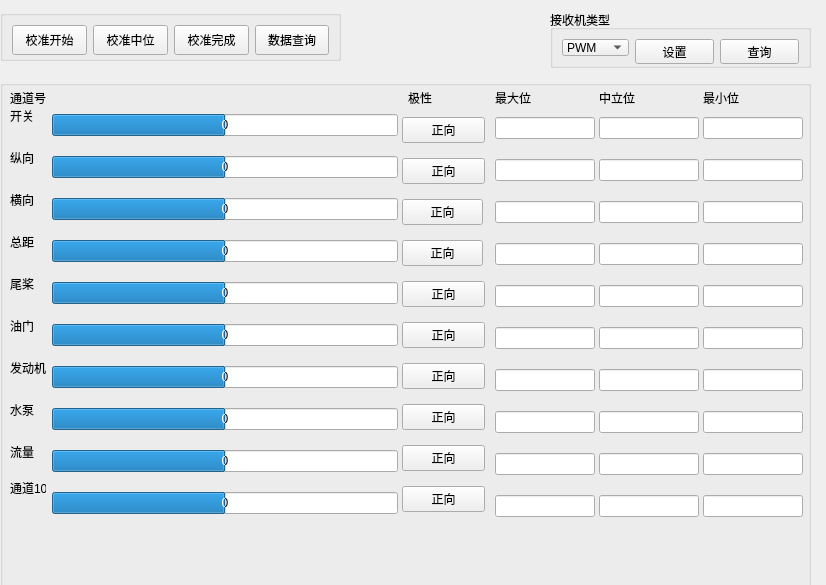
<?xml version="1.0" encoding="UTF-8"?>
<ui version="4.0">
 <class>QRcWidget</class>
 <widget class="QWidget" name="QRcWidget">
  <property name="geometry">
   <rect>
    <x>0</x>
    <y>0</y>
    <width>826</width>
    <height>585</height>
   </rect>
  </property>
  <property name="minimumSize">
   <size>
    <width>624</width>
    <height>522</height>
   </size>
  </property>
  <property name="windowTitle">
   <string>Form</string>
  </property>
  <widget class="QGroupBox" name="groupBox_11">
   <property name="geometry">
    <rect>
     <x>550</x>
     <y>10</y>
     <width>261</width>
     <height>58</height>
    </rect>
   </property>
   <property name="title">
    <string>接收机类型</string>
   </property>
   <layout class="QGridLayout" name="gridLayout_4">
    <item row="0" column="1">
     <widget class="QPushButton" name="pushButton_rc_receiveset">
      <property name="minimumSize">
       <size>
        <width>0</width>
        <height>25</height>
       </size>
      </property>
      <property name="text">
       <string>设置</string>
      </property>
      <property name="icon">
       <iconset>
        <normaloff>:/images/set.png</normaloff>:/images/set.png</iconset>
      </property>
      <property name="iconSize">
       <size>
        <width>22</width>
        <height>22</height>
       </size>
      </property>
     </widget>
    </item>
    <item row="0" column="2">
     <widget class="QPushButton" name="pushButton_rc_receiveask">
      <property name="minimumSize">
       <size>
        <width>0</width>
        <height>25</height>
       </size>
      </property>
      <property name="text">
       <string>查询</string>
      </property>
      <property name="icon">
       <iconset>
        <normaloff>:/images/ask.png</normaloff>:/images/ask.png</iconset>
      </property>
      <property name="iconSize">
       <size>
        <width>22</width>
        <height>22</height>
       </size>
      </property>
     </widget>
    </item>
    <item row="0" column="0">
     <widget class="QComboBox" name="comboBox_captype">
      <item>
       <property name="text">
        <string>PWM</string>
       </property>
      </item>
      <item>
       <property name="text">
        <string>STU</string>
       </property>
      </item>
      <item>
       <property name="text">
        <string>DSM2</string>
       </property>
      </item>
      <item>
       <property name="text">
        <string>S-BUS</string>
       </property>
      </item>
      <item>
       <property name="text">
        <string>X-BUS</string>
       </property>
      </item>
     </widget>
    </item>
   </layout>
  </widget>
  <widget class="QGroupBox" name="groupBox_9">
   <property name="geometry">
    <rect>
     <x>0</x>
     <y>80</y>
     <width>811</width>
     <height>585</height>
    </rect>
   </property>
   <property name="minimumSize">
    <size>
     <width>811</width>
     <height>585</height>
    </size>
   </property>
   <property name="maximumSize">
    <size>
     <width>811</width>
     <height>585</height>
    </size>
   </property>
   <property name="title">
    <string/>
   </property>
   <widget class="QLabel" name="label_160">
    <property name="geometry">
     <rect>
      <x>10</x>
      <y>10</y>
      <width>36</width>
      <height>16</height>
     </rect>
    </property>
    <property name="text">
     <string>通道号</string>
    </property>
   </widget>
   <widget class="QLabel" name="label_153">
    <property name="geometry">
     <rect>
      <x>10</x>
      <y>70</y>
      <width>24</width>
      <height>16</height>
     </rect>
    </property>
    <property name="text">
     <string>纵向</string>
    </property>
   </widget>
   <widget class="QLabel" name="label_154">
    <property name="geometry">
     <rect>
      <x>10</x>
      <y>112</y>
      <width>24</width>
      <height>16</height>
     </rect>
    </property>
    <property name="text">
     <string>横向</string>
    </property>
   </widget>
   <widget class="QLabel" name="label_157">
    <property name="geometry">
     <rect>
      <x>10</x>
      <y>238</y>
      <width>24</width>
      <height>16</height>
     </rect>
    </property>
    <property name="text">
     <string>油门</string>
    </property>
   </widget>
   <widget class="QLabel" name="label_161">
    <property name="geometry">
     <rect>
      <x>10</x>
      <y>364</y>
      <width>24</width>
      <height>16</height>
     </rect>
    </property>
    <property name="text">
     <string>流量</string>
    </property>
   </widget>
   <widget class="QLabel" name="label_159">
    <property name="geometry">
     <rect>
      <x>10</x>
      <y>322</y>
      <width>24</width>
      <height>16</height>
     </rect>
    </property>
    <property name="text">
     <string>水泵</string>
    </property>
   </widget>
   <widget class="QLabel" name="label_166">
    <property name="geometry">
     <rect>
      <x>599</x>
      <y>10</y>
      <width>36</width>
      <height>16</height>
     </rect>
    </property>
    <property name="text">
     <string>中立位</string>
    </property>
   </widget>
   <widget class="QLabel" name="label_282">
    <property name="geometry">
     <rect>
      <x>408</x>
      <y>10</y>
      <width>24</width>
      <height>16</height>
     </rect>
    </property>
    <property name="text">
     <string>极性</string>
    </property>
   </widget>
   <widget class="QLabel" name="label_165">
    <property name="geometry">
     <rect>
      <x>703</x>
      <y>10</y>
      <width>36</width>
      <height>16</height>
     </rect>
    </property>
    <property name="text">
     <string>最小位</string>
    </property>
   </widget>
   <widget class="QLabel" name="label_158">
    <property name="geometry">
     <rect>
      <x>10</x>
      <y>280</y>
      <width>36</width>
      <height>16</height>
     </rect>
    </property>
    <property name="text">
     <string>发动机</string>
    </property>
   </widget>
   <widget class="QLabel" name="label_162">
    <property name="geometry">
     <rect>
      <x>10</x>
      <y>400</y>
      <width>36</width>
      <height>16</height>
     </rect>
    </property>
    <property name="text">
     <string>通道10</string>
    </property>
   </widget>
   <widget class="QLabel" name="label_164">
    <property name="geometry">
     <rect>
      <x>495</x>
      <y>10</y>
      <width>36</width>
      <height>16</height>
     </rect>
    </property>
    <property name="text">
     <string>最大位</string>
    </property>
   </widget>
   <widget class="QLabel" name="label_155">
    <property name="geometry">
     <rect>
      <x>10</x>
      <y>154</y>
      <width>24</width>
      <height>16</height>
     </rect>
    </property>
    <property name="text">
     <string>总距</string>
    </property>
   </widget>
   <widget class="QLabel" name="label_28">
    <property name="geometry">
     <rect>
      <x>10</x>
      <y>28</y>
      <width>24</width>
      <height>16</height>
     </rect>
    </property>
    <property name="text">
     <string>开关</string>
    </property>
   </widget>
   <widget class="QLabel" name="label_156">
    <property name="geometry">
     <rect>
      <x>10</x>
      <y>196</y>
      <width>24</width>
      <height>16</height>
     </rect>
    </property>
    <property name="text">
     <string>尾桨</string>
    </property>
   </widget>
   <widget class="QWidget" name="">
    <property name="geometry">
     <rect>
      <x>52</x>
      <y>20</y>
      <width>346</width>
      <height>431</height>
     </rect>
    </property>
    <layout class="QVBoxLayout" name="verticalLayout_2">
     <item>
      <widget class="QProgressBar" name="progressBar_cap1">
       <property name="minimumSize">
        <size>
         <width>0</width>
         <height>0</height>
        </size>
       </property>
       <property name="minimum">
        <number>-150</number>
       </property>
       <property name="maximum">
        <number>150</number>
       </property>
       <property name="value">
        <number>0</number>
       </property>
       <property name="textVisible">
        <bool>true</bool>
       </property>
       <property name="orientation">
        <enum>Qt::Horizontal</enum>
       </property>
       <property name="format">
        <string>%v</string>
       </property>
      </widget>
     </item>
     <item>
      <widget class="QProgressBar" name="progressBar_cap2">
       <property name="minimumSize">
        <size>
         <width>0</width>
         <height>0</height>
        </size>
       </property>
       <property name="minimum">
        <number>-150</number>
       </property>
       <property name="maximum">
        <number>150</number>
       </property>
       <property name="value">
        <number>0</number>
       </property>
       <property name="textVisible">
        <bool>true</bool>
       </property>
       <property name="orientation">
        <enum>Qt::Horizontal</enum>
       </property>
       <property name="format">
        <string>%v</string>
       </property>
      </widget>
     </item>
     <item>
      <widget class="QProgressBar" name="progressBar_cap3">
       <property name="minimumSize">
        <size>
         <width>0</width>
         <height>0</height>
        </size>
       </property>
       <property name="minimum">
        <number>-150</number>
       </property>
       <property name="maximum">
        <number>150</number>
       </property>
       <property name="value">
        <number>0</number>
       </property>
       <property name="textVisible">
        <bool>true</bool>
       </property>
       <property name="orientation">
        <enum>Qt::Horizontal</enum>
       </property>
       <property name="format">
        <string>%v</string>
       </property>
      </widget>
     </item>
     <item>
      <widget class="QProgressBar" name="progressBar_cap4">
       <property name="minimumSize">
        <size>
         <width>0</width>
         <height>0</height>
        </size>
       </property>
       <property name="minimum">
        <number>-150</number>
       </property>
       <property name="maximum">
        <number>150</number>
       </property>
       <property name="value">
        <number>0</number>
       </property>
       <property name="textVisible">
        <bool>true</bool>
       </property>
       <property name="orientation">
        <enum>Qt::Horizontal</enum>
       </property>
       <property name="format">
        <string>%v</string>
       </property>
      </widget>
     </item>
     <item>
      <widget class="QProgressBar" name="progressBar_cap5">
       <property name="minimumSize">
        <size>
         <width>0</width>
         <height>0</height>
        </size>
       </property>
       <property name="minimum">
        <number>-150</number>
       </property>
       <property name="maximum">
        <number>150</number>
       </property>
       <property name="value">
        <number>0</number>
       </property>
       <property name="textVisible">
        <bool>true</bool>
       </property>
       <property name="orientation">
        <enum>Qt::Horizontal</enum>
       </property>
       <property name="format">
        <string>%v</string>
       </property>
      </widget>
     </item>
     <item>
      <widget class="QProgressBar" name="progressBar_cap6">
       <property name="minimumSize">
        <size>
         <width>0</width>
         <height>0</height>
        </size>
       </property>
       <property name="minimum">
        <number>-150</number>
       </property>
       <property name="maximum">
        <number>150</number>
       </property>
       <property name="value">
        <number>0</number>
       </property>
       <property name="textVisible">
        <bool>true</bool>
       </property>
       <property name="orientation">
        <enum>Qt::Horizontal</enum>
       </property>
       <property name="format">
        <string>%v</string>
       </property>
      </widget>
     </item>
     <item>
      <widget class="QProgressBar" name="progressBar_cap7">
       <property name="minimumSize">
        <size>
         <width>0</width>
         <height>0</height>
        </size>
       </property>
       <property name="minimum">
        <number>-150</number>
       </property>
       <property name="maximum">
        <number>150</number>
       </property>
       <property name="value">
        <number>0</number>
       </property>
       <property name="textVisible">
        <bool>true</bool>
       </property>
       <property name="orientation">
        <enum>Qt::Horizontal</enum>
       </property>
       <property name="format">
        <string>%v</string>
       </property>
      </widget>
     </item>
     <item>
      <widget class="QProgressBar" name="progressBar_cap8">
       <property name="minimumSize">
        <size>
         <width>0</width>
         <height>0</height>
        </size>
       </property>
       <property name="minimum">
        <number>-150</number>
       </property>
       <property name="maximum">
        <number>150</number>
       </property>
       <property name="value">
        <number>0</number>
       </property>
       <property name="textVisible">
        <bool>true</bool>
       </property>
       <property name="orientation">
        <enum>Qt::Horizontal</enum>
       </property>
       <property name="format">
        <string>%v</string>
       </property>
      </widget>
     </item>
     <item>
      <widget class="QProgressBar" name="progressBar_cap9">
       <property name="minimumSize">
        <size>
         <width>0</width>
         <height>0</height>
        </size>
       </property>
       <property name="minimum">
        <number>-150</number>
       </property>
       <property name="maximum">
        <number>150</number>
       </property>
       <property name="value">
        <number>0</number>
       </property>
       <property name="textVisible">
        <bool>true</bool>
       </property>
       <property name="orientation">
        <enum>Qt::Horizontal</enum>
       </property>
       <property name="format">
        <string>%v</string>
       </property>
      </widget>
     </item>
     <item>
      <widget class="QProgressBar" name="progressBar_cap10">
       <property name="minimumSize">
        <size>
         <width>344</width>
         <height>0</height>
        </size>
       </property>
       <property name="minimum">
        <number>-150</number>
       </property>
       <property name="maximum">
        <number>150</number>
       </property>
       <property name="value">
        <number>0</number>
       </property>
       <property name="textVisible">
        <bool>true</bool>
       </property>
       <property name="orientation">
        <enum>Qt::Horizontal</enum>
       </property>
       <property name="format">
        <string>%v</string>
       </property>
      </widget>
     </item>
    </layout>
   </widget>
   <widget class="QWidget" name="">
    <property name="geometry">
     <rect>
      <x>402</x>
      <y>28</y>
      <width>83</width>
      <height>421</height>
     </rect>
    </property>
    <layout class="QVBoxLayout" name="verticalLayout">
     <item>
      <widget class="QPushButton" name="pushButton_switch">
       <property name="minimumSize">
        <size>
         <width>81</width>
         <height>0</height>
        </size>
       </property>
       <property name="text">
        <string>正向</string>
       </property>
       <property name="icon">
        <iconset>
         <normaloff>:/images/dir1.png</normaloff>:/images/dir1.png</iconset>
       </property>
       <property name="iconSize">
        <size>
         <width>22</width>
         <height>22</height>
        </size>
       </property>
      </widget>
     </item>
     <item>
      <widget class="QPushButton" name="pushButton_ele">
       <property name="text">
        <string>正向</string>
       </property>
       <property name="icon">
        <iconset>
         <normaloff>:/images/dir1.png</normaloff>:/images/dir1.png</iconset>
       </property>
       <property name="iconSize">
        <size>
         <width>22</width>
         <height>22</height>
        </size>
       </property>
      </widget>
     </item>
     <item>
      <widget class="QPushButton" name="pushButton_ail">
       <property name="maximumSize">
        <size>
         <width>81</width>
         <height>16777215</height>
        </size>
       </property>
       <property name="text">
        <string>正向</string>
       </property>
       <property name="icon">
        <iconset>
         <normaloff>:/images/dir1.png</normaloff>:/images/dir1.png</iconset>
       </property>
       <property name="iconSize">
        <size>
         <width>22</width>
         <height>22</height>
        </size>
       </property>
      </widget>
     </item>
     <item>
      <widget class="QPushButton" name="pushButton_col">
       <property name="minimumSize">
        <size>
         <width>81</width>
         <height>0</height>
        </size>
       </property>
       <property name="maximumSize">
        <size>
         <width>81</width>
         <height>16777215</height>
        </size>
       </property>
       <property name="text">
        <string>正向</string>
       </property>
       <property name="icon">
        <iconset>
         <normaloff>:/images/dir1.png</normaloff>:/images/dir1.png</iconset>
       </property>
       <property name="iconSize">
        <size>
         <width>22</width>
         <height>22</height>
        </size>
       </property>
      </widget>
     </item>
     <item>
      <widget class="QPushButton" name="pushButton_rud">
       <property name="text">
        <string>正向</string>
       </property>
       <property name="icon">
        <iconset>
         <normaloff>:/images/dir1.png</normaloff>:/images/dir1.png</iconset>
       </property>
       <property name="iconSize">
        <size>
         <width>22</width>
         <height>22</height>
        </size>
       </property>
      </widget>
     </item>
     <item>
      <widget class="QPushButton" name="pushButton_oil">
       <property name="text">
        <string>正向</string>
       </property>
       <property name="icon">
        <iconset>
         <normaloff>:/images/dir1.png</normaloff>:/images/dir1.png</iconset>
       </property>
       <property name="iconSize">
        <size>
         <width>22</width>
         <height>22</height>
        </size>
       </property>
      </widget>
     </item>
     <item>
      <widget class="QPushButton" name="pushButton_en">
       <property name="text">
        <string>正向</string>
       </property>
       <property name="icon">
        <iconset>
         <normaloff>:/images/dir1.png</normaloff>:/images/dir1.png</iconset>
       </property>
       <property name="iconSize">
        <size>
         <width>22</width>
         <height>22</height>
        </size>
       </property>
      </widget>
     </item>
     <item>
      <widget class="QPushButton" name="pushButton_water">
       <property name="text">
        <string>正向</string>
       </property>
       <property name="icon">
        <iconset>
         <normaloff>:/images/dir1.png</normaloff>:/images/dir1.png</iconset>
       </property>
       <property name="iconSize">
        <size>
         <width>22</width>
         <height>22</height>
        </size>
       </property>
      </widget>
     </item>
     <item>
      <widget class="QPushButton" name="pushButton_flow">
       <property name="text">
        <string>正向</string>
       </property>
       <property name="icon">
        <iconset>
         <normaloff>:/images/dir1.png</normaloff>:/images/dir1.png</iconset>
       </property>
       <property name="iconSize">
        <size>
         <width>22</width>
         <height>22</height>
        </size>
       </property>
      </widget>
     </item>
     <item>
      <widget class="QPushButton" name="pushButton_rc10">
       <property name="text">
        <string>正向</string>
       </property>
       <property name="icon">
        <iconset>
         <normaloff>:/images/dir1.png</normaloff>:/images/dir1.png</iconset>
       </property>
       <property name="iconSize">
        <size>
         <width>22</width>
         <height>22</height>
        </size>
       </property>
      </widget>
     </item>
    </layout>
   </widget>
   <widget class="QWidget" name="">
    <property name="geometry">
     <rect>
      <x>495</x>
      <y>23</y>
      <width>102</width>
      <height>431</height>
     </rect>
    </property>
    <layout class="QVBoxLayout" name="verticalLayout_3">
     <item>
      <widget class="QLineEdit" name="lineEdit_cap1max">
       <property name="minimumSize">
        <size>
         <width>52</width>
         <height>0</height>
        </size>
       </property>
       <property name="maximumSize">
        <size>
         <width>100</width>
         <height>16777215</height>
        </size>
       </property>
       <property name="alignment">
        <set>Qt::AlignCenter</set>
       </property>
      </widget>
     </item>
     <item>
      <widget class="QLineEdit" name="lineEdit_cap2max">
       <property name="maximumSize">
        <size>
         <width>100</width>
         <height>16777215</height>
        </size>
       </property>
       <property name="alignment">
        <set>Qt::AlignCenter</set>
       </property>
      </widget>
     </item>
     <item>
      <widget class="QLineEdit" name="lineEdit_cap3max">
       <property name="maximumSize">
        <size>
         <width>100</width>
         <height>16777215</height>
        </size>
       </property>
       <property name="alignment">
        <set>Qt::AlignCenter</set>
       </property>
      </widget>
     </item>
     <item>
      <widget class="QLineEdit" name="lineEdit_cap4max">
       <property name="maximumSize">
        <size>
         <width>100</width>
         <height>16777215</height>
        </size>
       </property>
       <property name="alignment">
        <set>Qt::AlignCenter</set>
       </property>
      </widget>
     </item>
     <item>
      <widget class="QLineEdit" name="lineEdit_cap5max">
       <property name="maximumSize">
        <size>
         <width>100</width>
         <height>16777215</height>
        </size>
       </property>
       <property name="alignment">
        <set>Qt::AlignCenter</set>
       </property>
      </widget>
     </item>
     <item>
      <widget class="QLineEdit" name="lineEdit_cap6max">
       <property name="maximumSize">
        <size>
         <width>100</width>
         <height>16777215</height>
        </size>
       </property>
       <property name="alignment">
        <set>Qt::AlignCenter</set>
       </property>
      </widget>
     </item>
     <item>
      <widget class="QLineEdit" name="lineEdit_cap7max">
       <property name="maximumSize">
        <size>
         <width>100</width>
         <height>16777215</height>
        </size>
       </property>
       <property name="alignment">
        <set>Qt::AlignCenter</set>
       </property>
      </widget>
     </item>
     <item>
      <widget class="QLineEdit" name="lineEdit_cap8max">
       <property name="maximumSize">
        <size>
         <width>100</width>
         <height>16777215</height>
        </size>
       </property>
       <property name="alignment">
        <set>Qt::AlignCenter</set>
       </property>
      </widget>
     </item>
     <item>
      <widget class="QLineEdit" name="lineEdit_cap9max">
       <property name="maximumSize">
        <size>
         <width>100</width>
         <height>16777215</height>
        </size>
       </property>
       <property name="alignment">
        <set>Qt::AlignCenter</set>
       </property>
      </widget>
     </item>
     <item>
      <widget class="QLineEdit" name="lineEdit_cap10max">
       <property name="maximumSize">
        <size>
         <width>100</width>
         <height>16777215</height>
        </size>
       </property>
       <property name="alignment">
        <set>Qt::AlignCenter</set>
       </property>
      </widget>
     </item>
    </layout>
   </widget>
   <widget class="QWidget" name="">
    <property name="geometry">
     <rect>
      <x>599</x>
      <y>23</y>
      <width>102</width>
      <height>431</height>
     </rect>
    </property>
    <layout class="QVBoxLayout" name="verticalLayout_4">
     <item>
      <widget class="QLineEdit" name="lineEdit_cap1mid">
       <property name="minimumSize">
        <size>
         <width>52</width>
         <height>0</height>
        </size>
       </property>
       <property name="maximumSize">
        <size>
         <width>100</width>
         <height>16777215</height>
        </size>
       </property>
       <property name="alignment">
        <set>Qt::AlignCenter</set>
       </property>
      </widget>
     </item>
     <item>
      <widget class="QLineEdit" name="lineEdit_cap2mid">
       <property name="maximumSize">
        <size>
         <width>100</width>
         <height>16777215</height>
        </size>
       </property>
       <property name="alignment">
        <set>Qt::AlignCenter</set>
       </property>
      </widget>
     </item>
     <item>
      <widget class="QLineEdit" name="lineEdit_cap3mid">
       <property name="maximumSize">
        <size>
         <width>100</width>
         <height>16777215</height>
        </size>
       </property>
       <property name="alignment">
        <set>Qt::AlignCenter</set>
       </property>
      </widget>
     </item>
     <item>
      <widget class="QLineEdit" name="lineEdit_cap4mid">
       <property name="maximumSize">
        <size>
         <width>100</width>
         <height>16777215</height>
        </size>
       </property>
       <property name="alignment">
        <set>Qt::AlignCenter</set>
       </property>
      </widget>
     </item>
     <item>
      <widget class="QLineEdit" name="lineEdit_cap5mid">
       <property name="maximumSize">
        <size>
         <width>100</width>
         <height>16777215</height>
        </size>
       </property>
       <property name="alignment">
        <set>Qt::AlignCenter</set>
       </property>
      </widget>
     </item>
     <item>
      <widget class="QLineEdit" name="lineEdit_cap6mid">
       <property name="maximumSize">
        <size>
         <width>100</width>
         <height>16777215</height>
        </size>
       </property>
       <property name="alignment">
        <set>Qt::AlignCenter</set>
       </property>
      </widget>
     </item>
     <item>
      <widget class="QLineEdit" name="lineEdit_cap7mid">
       <property name="maximumSize">
        <size>
         <width>100</width>
         <height>16777215</height>
        </size>
       </property>
       <property name="alignment">
        <set>Qt::AlignCenter</set>
       </property>
      </widget>
     </item>
     <item>
      <widget class="QLineEdit" name="lineEdit_cap8mid">
       <property name="maximumSize">
        <size>
         <width>100</width>
         <height>16777215</height>
        </size>
       </property>
       <property name="alignment">
        <set>Qt::AlignCenter</set>
       </property>
      </widget>
     </item>
     <item>
      <widget class="QLineEdit" name="lineEdit_cap9mid">
       <property name="maximumSize">
        <size>
         <width>100</width>
         <height>16777215</height>
        </size>
       </property>
       <property name="alignment">
        <set>Qt::AlignCenter</set>
       </property>
      </widget>
     </item>
     <item>
      <widget class="QLineEdit" name="lineEdit_cap10mid">
       <property name="maximumSize">
        <size>
         <width>100</width>
         <height>16777215</height>
        </size>
       </property>
       <property name="alignment">
        <set>Qt::AlignCenter</set>
       </property>
      </widget>
     </item>
    </layout>
   </widget>
   <widget class="QWidget" name="">
    <property name="geometry">
     <rect>
      <x>703</x>
      <y>23</y>
      <width>102</width>
      <height>431</height>
     </rect>
    </property>
    <layout class="QVBoxLayout" name="verticalLayout_5">
     <item>
      <widget class="QLineEdit" name="lineEdit_cap1min">
       <property name="minimumSize">
        <size>
         <width>52</width>
         <height>0</height>
        </size>
       </property>
       <property name="maximumSize">
        <size>
         <width>100</width>
         <height>16777215</height>
        </size>
       </property>
       <property name="alignment">
        <set>Qt::AlignCenter</set>
       </property>
      </widget>
     </item>
     <item>
      <widget class="QLineEdit" name="lineEdit_cap2min">
       <property name="maximumSize">
        <size>
         <width>100</width>
         <height>16777215</height>
        </size>
       </property>
       <property name="alignment">
        <set>Qt::AlignCenter</set>
       </property>
      </widget>
     </item>
     <item>
      <widget class="QLineEdit" name="lineEdit_cap3min">
       <property name="maximumSize">
        <size>
         <width>100</width>
         <height>16777215</height>
        </size>
       </property>
       <property name="alignment">
        <set>Qt::AlignCenter</set>
       </property>
      </widget>
     </item>
     <item>
      <widget class="QLineEdit" name="lineEdit_cap4min">
       <property name="maximumSize">
        <size>
         <width>100</width>
         <height>16777215</height>
        </size>
       </property>
       <property name="alignment">
        <set>Qt::AlignCenter</set>
       </property>
      </widget>
     </item>
     <item>
      <widget class="QLineEdit" name="lineEdit_cap5min">
       <property name="maximumSize">
        <size>
         <width>100</width>
         <height>16777215</height>
        </size>
       </property>
       <property name="alignment">
        <set>Qt::AlignCenter</set>
       </property>
      </widget>
     </item>
     <item>
      <widget class="QLineEdit" name="lineEdit_cap6min">
       <property name="maximumSize">
        <size>
         <width>100</width>
         <height>16777215</height>
        </size>
       </property>
       <property name="alignment">
        <set>Qt::AlignCenter</set>
       </property>
      </widget>
     </item>
     <item>
      <widget class="QLineEdit" name="lineEdit_cap7min">
       <property name="maximumSize">
        <size>
         <width>100</width>
         <height>16777215</height>
        </size>
       </property>
       <property name="alignment">
        <set>Qt::AlignCenter</set>
       </property>
      </widget>
     </item>
     <item>
      <widget class="QLineEdit" name="lineEdit_cap8min">
       <property name="maximumSize">
        <size>
         <width>100</width>
         <height>16777215</height>
        </size>
       </property>
       <property name="alignment">
        <set>Qt::AlignCenter</set>
       </property>
      </widget>
     </item>
     <item>
      <widget class="QLineEdit" name="lineEdit_cap9min">
       <property name="maximumSize">
        <size>
         <width>100</width>
         <height>16777215</height>
        </size>
       </property>
       <property name="alignment">
        <set>Qt::AlignCenter</set>
       </property>
      </widget>
     </item>
     <item>
      <widget class="QLineEdit" name="lineEdit_cap10min">
       <property name="maximumSize">
        <size>
         <width>100</width>
         <height>16777215</height>
        </size>
       </property>
       <property name="alignment">
        <set>Qt::AlignCenter</set>
       </property>
      </widget>
     </item>
    </layout>
   </widget>
  </widget>
  <widget class="QGroupBox" name="groupBox_10">
   <property name="geometry">
    <rect>
     <x>0</x>
     <y>10</y>
     <width>341</width>
     <height>51</height>
    </rect>
   </property>
   <property name="title">
    <string/>
   </property>
   <layout class="QGridLayout" name="gridLayout_2">
    <item row="0" column="2">
     <widget class="QPushButton" name="pushButton_rccali_end">
      <property name="minimumSize">
       <size>
        <width>0</width>
        <height>30</height>
       </size>
      </property>
      <property name="text">
       <string>校准完成</string>
      </property>
     </widget>
    </item>
    <item row="0" column="1">
     <widget class="QPushButton" name="pushButton_rccali_mid">
      <property name="minimumSize">
       <size>
        <width>0</width>
        <height>30</height>
       </size>
      </property>
      <property name="text">
       <string>校准中位</string>
      </property>
     </widget>
    </item>
    <item row="0" column="0">
     <widget class="QPushButton" name="pushButton_rccali_start">
      <property name="minimumSize">
       <size>
        <width>0</width>
        <height>30</height>
       </size>
      </property>
      <property name="text">
       <string>校准开始</string>
      </property>
     </widget>
    </item>
    <item row="0" column="3">
     <widget class="QPushButton" name="pushButton_rcask">
      <property name="minimumSize">
       <size>
        <width>0</width>
        <height>30</height>
       </size>
      </property>
      <property name="text">
       <string>数据查询</string>
      </property>
     </widget>
    </item>
   </layout>
  </widget>
 </widget>
 <resources/>
 <connections/>
</ui>
